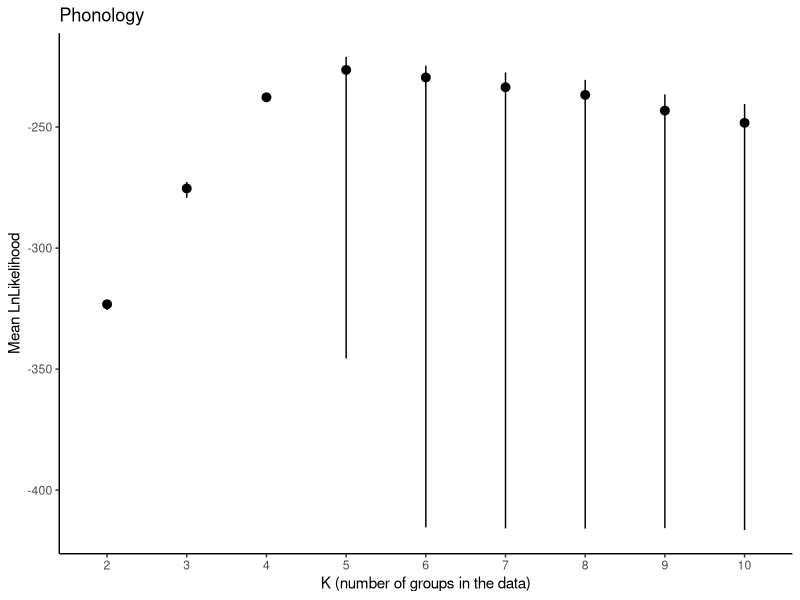
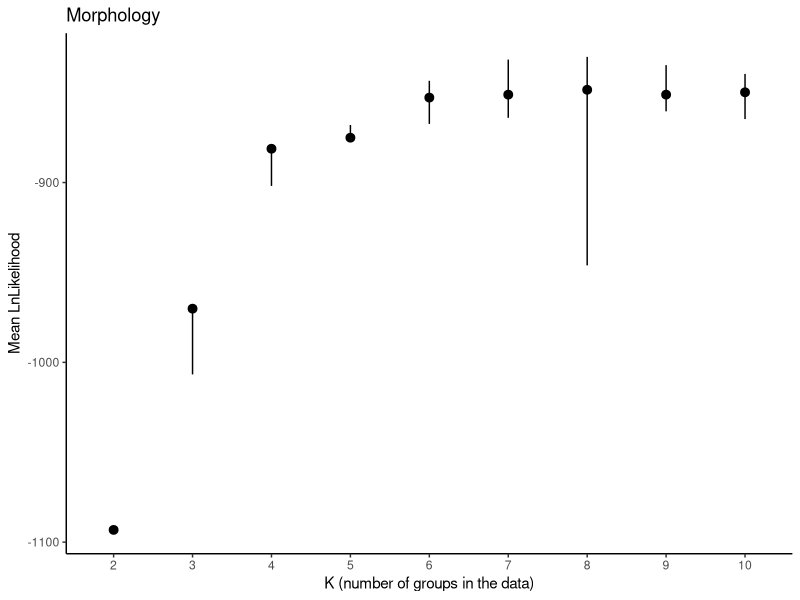
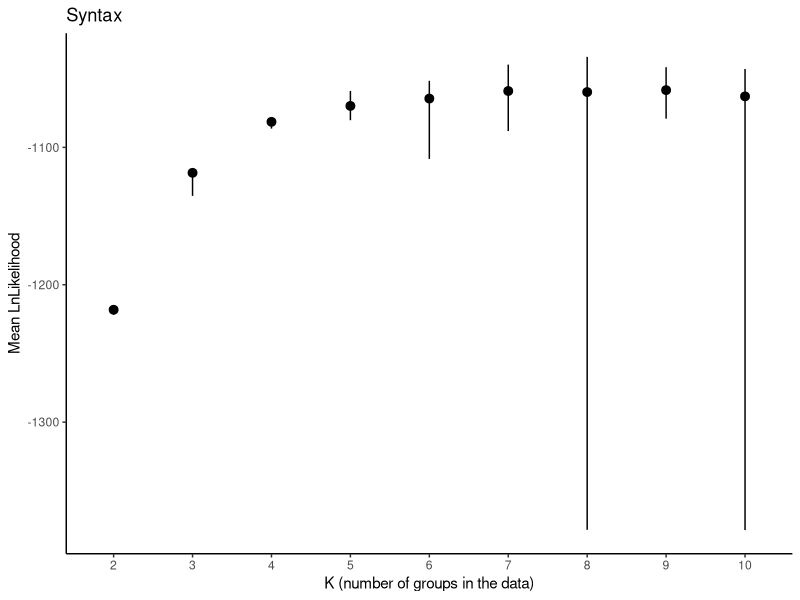
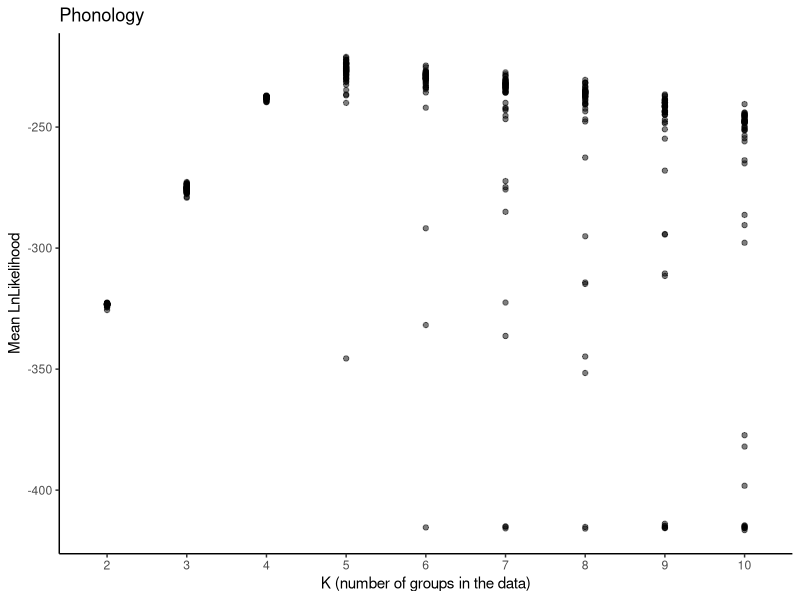
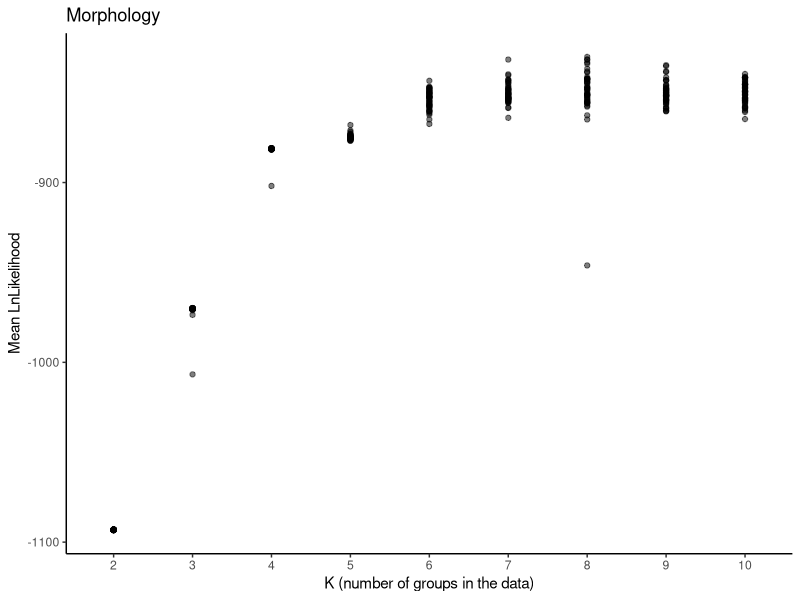
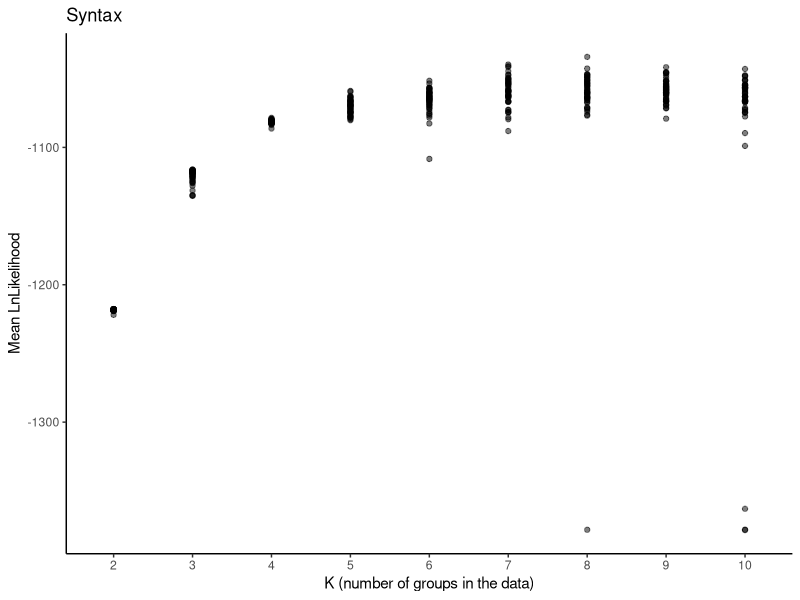
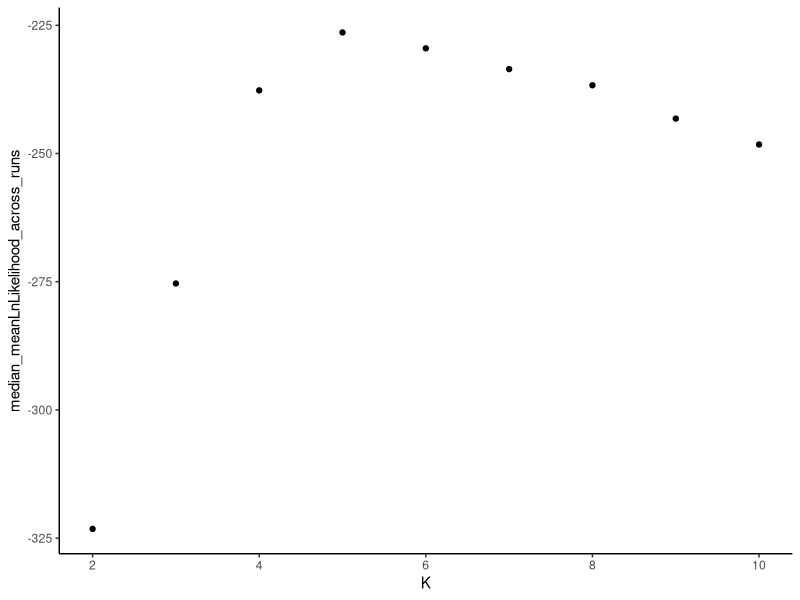
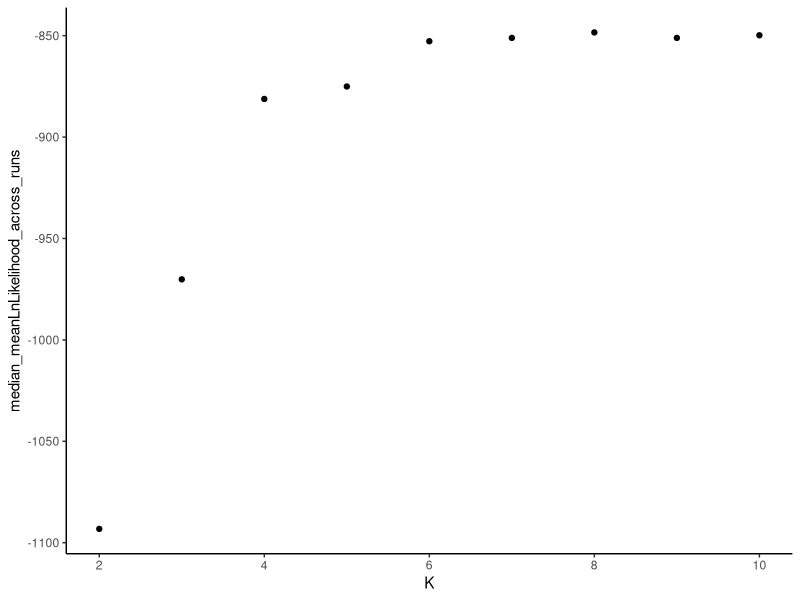

The R script that drew these images, in order:
# analyse the output of structure - choose best K etc.

library(ggplot2)
library(dplyr)
library(patchwork) 

outfile = read.csv("data/outfile.txt",sep=";")

phonology_filter <- outfile %>%
  filter(level == "phonology")

morphology_filter <- outfile %>%
  filter(level == "morphology")

syntax_filter <- outfile %>%
  filter(level == "syntax")

theme_set(theme_classic())

plt_phonology <- ggplot(data = phonology_filter) + 
  stat_summary(
    mapping = aes(x = factor(K), y = meanLnLikelihood),
    fun.min = min,
    fun.max = max,
    fun = median
  ) +
  labs(title = "Phonology", x = "K (number of groups in the data)", y = "Mean LnLikelihood")
plt_phonology
# Plateaus at 4, huge variation from 5

plt_morphology <- ggplot(data = morphology_filter) + 
  stat_summary(
    mapping = aes(x = factor(K), y = meanLnLikelihood),
    fun.min = min,
    fun.max = max,
    fun = median
  ) +
  labs(title = "Morphology", x = "K (number of groups in the data)", y = "Mean LnLikelihood")
plt_morphology
# Plateaus at 4, no significant variation until 8, choose 4 as the best value

plt_syntax <- ggplot(data = syntax_filter) + 
  stat_summary(
    mapping = aes(x = factor(K), y = meanLnLikelihood),
    fun.min = min,
    fun.max = max,
    fun = median
  ) +
  labs(title = "Syntax", x = "K (number of groups in the data)", y = "Mean LnLikelihood")
plt_syntax
# Plateaus around value 5, variation increase in 6

# Calculate the jump like:

#diffs <- syntax_grouped_by_K %>%
#  mutate(median_meanLnLikelihood_across_runs - lag(median_meanLnLikelihood_across_runs)) %>%
#  na.omit() 

# The jump from 5 to 6 is too low compared to jumps before 5, therefore the best K is 5.

ggsave("plots/variation-across-runs-bars.pdf", (plt_phonology | plt_morphology | plt_syntax) ,height=3,width=10)

phonology_runs_plt <- ggplot(phonology_filter, aes(x=factor(K),y=meanLnLikelihood))+
  geom_point(alpha=0.5) +
  labs(title = "Phonology", x = "K (number of groups in the data)", y = "Mean LnLikelihood")

phonology_runs_plt

morphology_runs_plt <- ggplot(morphology_filter, aes(x=factor(K),y=meanLnLikelihood))+
  geom_point(alpha=0.5) +
  labs(title = "Morphology", x = "K (number of groups in the data)", y = "Mean LnLikelihood")

morphology_runs_plt

syntax_runs_plt <- ggplot(syntax_filter, aes(x=factor(K),y=meanLnLikelihood))+
  geom_point(alpha=0.5) +
  labs(title = "Syntax", x = "K (number of groups in the data)", y = "Mean LnLikelihood")

syntax_runs_plt

ggsave("plots/variation-across-runsdots.pdf", (phonology_runs_plt | morphology_runs_plt | syntax_runs_plt) ,height=3,width=10)


# Find the variance among runs and Ks for each level

# Phonology

phonology_runs_variance <- phonology_filter %>%
  group_by(K) %>%
  #calculate the variance between runs for each K
  summarise(variance_among_runs = var(meanLnLikelihood))
  
phonology_K_variance <- phonology_filter %>%
  group_by(Run) %>%
  #calculate the variance between runs for each K
  summarise(variance_among_Ks = var(meanLnLikelihood))

# Morphology

morphology_runs_variance <- morphology_filter %>%
  group_by(K) %>%
  #calculate the variance between runs for each K
  summarise(variance_among_runs = var(meanLnLikelihood))

morphology_K_variance <- morphology_filter %>%
  group_by(Run) %>%
  #calculate the variance between runs for each K
  summarise(variance_among_Ks = var(meanLnLikelihood))

# Syntax
syntax_runs_variance <- syntax_filter %>%
  group_by(K) %>%
  #calculate the variance between runs for each K
  summarise(variance_among_runs = var(meanLnLikelihood))

syntax_K_variance <- morphology_filter %>%
  group_by(Run) %>%
  #calculate the variance between runs for each K
  summarise(variance_among_Ks = var(meanLnLikelihood))

mean(phonology_K_variance$variance_among_Ks) - mean(phonology_runs_variance$variance_among_runs)

mean(morphology_K_variance$variance_among_Ks) - mean(morphology_runs_variance$variance_among_runs)

mean(syntax_K_variance$variance_among_Ks) - mean(syntax_runs_variance$variance_among_runs)

# The variance of meanLnLikelihood between Ks is greater than the variance between runs for all three levels

# Choose the best K value: plot medians for K across runs

# Inspect phonology

phonology_grouped_by_K <- outfile %>%
  filter(level == "phonology") %>%
  group_by(K) %>%
  summarise(median_meanLnLikelihood_across_runs = median(meanLnLikelihood))

phonology_plt <- ggplot(phonology_grouped_by_K, aes(x=K,y=median_meanLnLikelihood_across_runs))+
  geom_point()

phonology_plt

# Inspect morphology

morphology_grouped_by_K <- outfile %>%
  filter(level == "morphology") %>%
  group_by(K) %>%
  summarise(median_meanLnLikelihood_across_runs = median(meanLnLikelihood))

morphology_plt <- ggplot(morphology_grouped_by_K, aes(x=K,y=median_meanLnLikelihood_across_runs))+
  geom_point()

morphology_plt

# Inspect syntax

syntax_grouped_by_K <- outfile %>%
  filter(level == "syntax") %>%
  group_by(K) %>%
  summarise(median_meanLnLikelihood_across_runs = median(meanLnLikelihood))

syntax_plt <- ggplot(syntax_grouped_by_K, aes(x=K,y=median_meanLnLikelihood_across_runs))+
  geom_point()

syntax_plt

